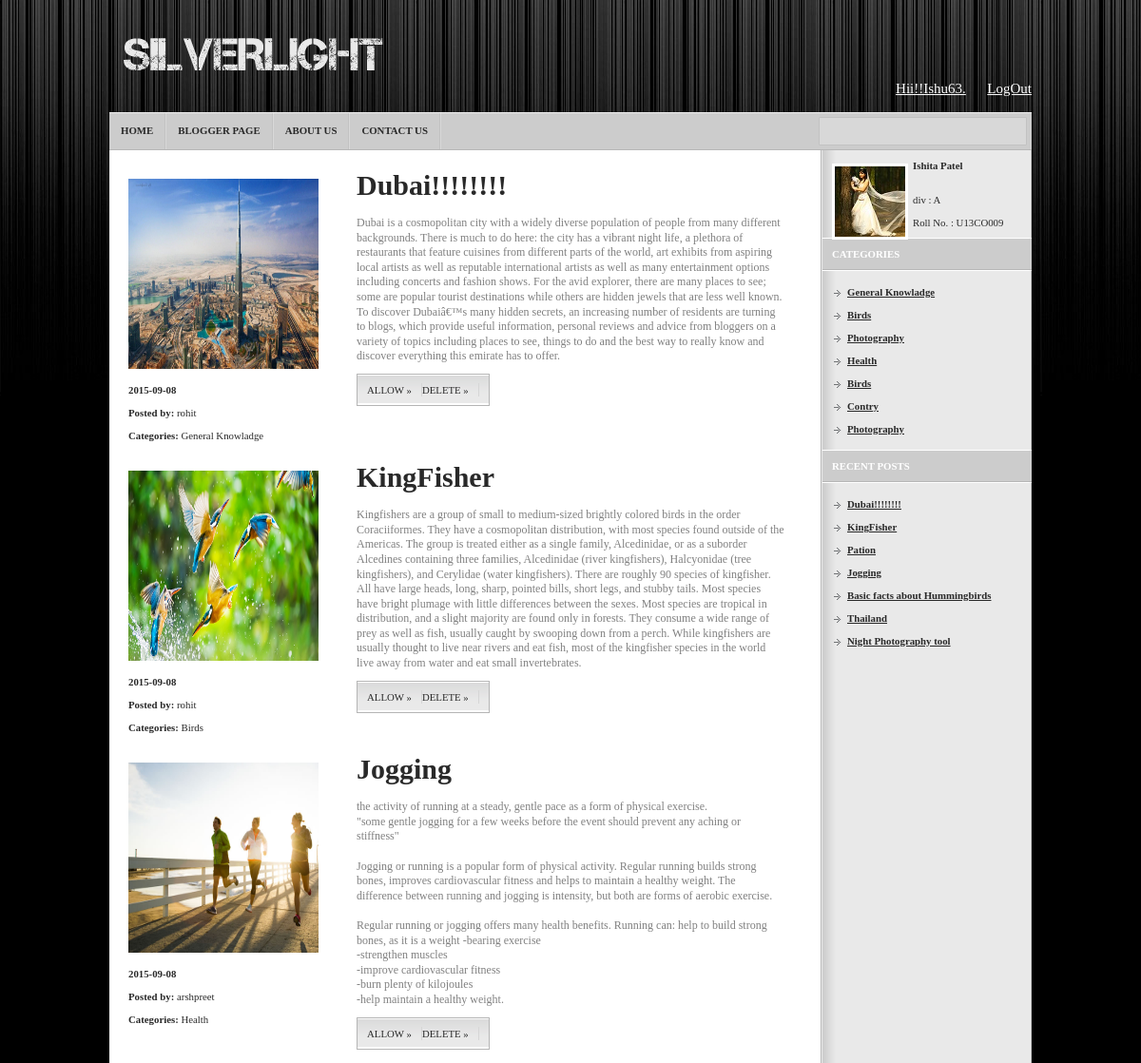
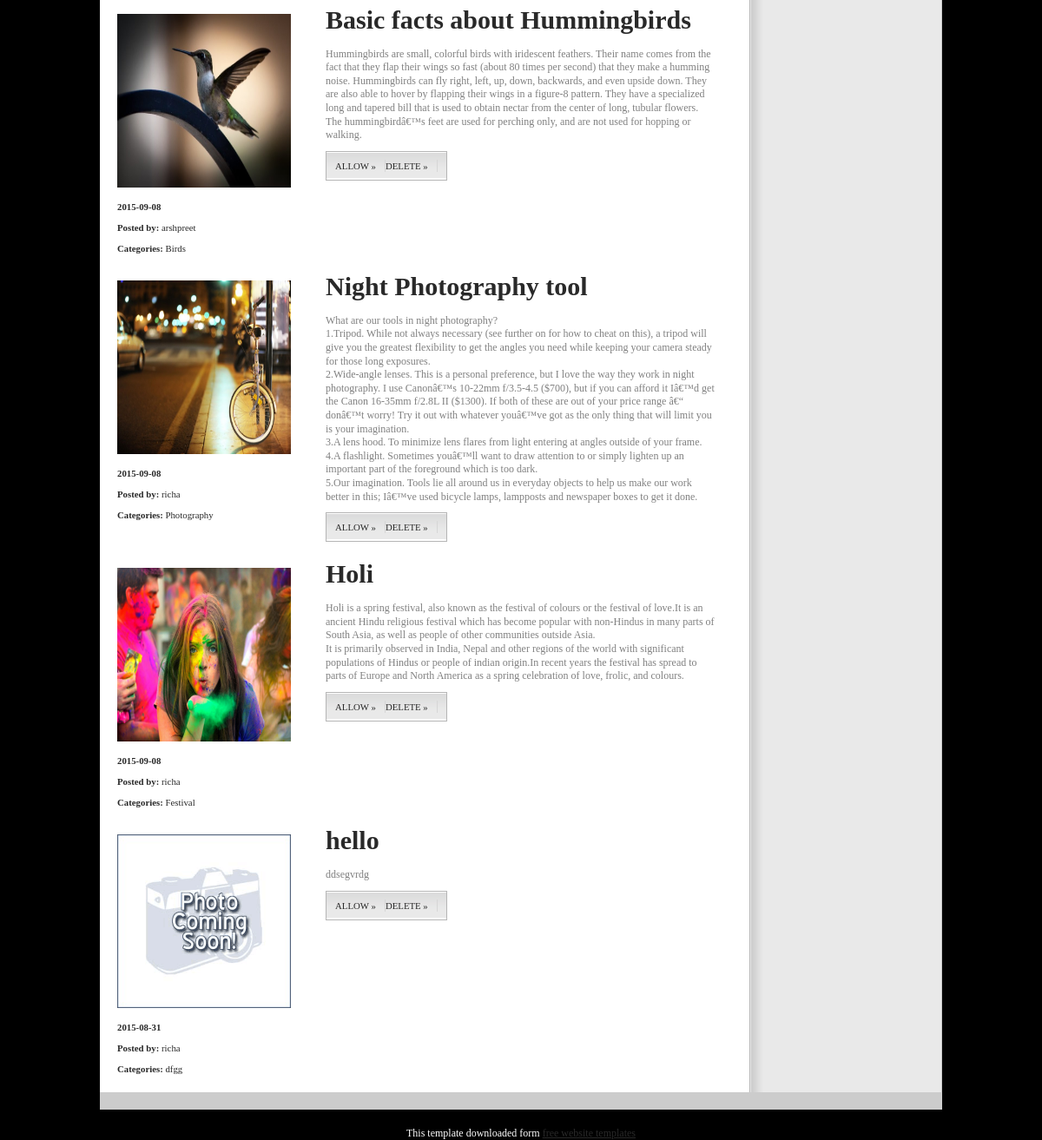
Screenshot of /admin_blogs.php (signed in) with the database file from the repository (2 pictures, top to bottom).
### tables this page shows
CREATE TABLE IF NOT EXISTS `blog_master` (
  `blog_id` int(20) NOT NULL,
  `blogger_id` int(20) NOT NULL,
  `blog_title` varchar(30) NOT NULL,
  `blog_category` varchar(30) NOT NULL,
  `blog_desc` varchar(2000) NOT NULL,
  `blog_image` blob,
  `blog_is_active` tinyint(1) NOT NULL DEFAULT '0',
  `creation_date` date NOT NULL,
  `updated_date` date DEFAULT NULL
);

CREATE TABLE IF NOT EXISTS `blogger_info` (
  `blogger_id` int(20) NOT NULL,
  `blogger_username` varchar(30) NOT NULL,
  `blogger_password` varchar(30) NOT NULL,
  `blogger_creation_date` date NOT NULL,
  `blogger_is_active` tinyint(1) NOT NULL DEFAULT '0',
  `blogger_updated_date` date NOT NULL,
  `blogger_end_date` date DEFAULT NULL
);

### admin_blogs.php (the view, shortened to what this page needs)
<!DOCTYPE html PUBLIC "-//W3C//DTD XHTML 1.0 Transitional//EN" "http://www.w3.org/TR/xhtml1/DTD/xhtml1-transitional.dtd">
<html xmlns="http://www.w3.org/1999/xhtml">
<head>
<link rel="stylesheet" type="text/css" href="style.css" />
</head>
<body>
<div id="wrapper">
  <div id="header">
    <p>
		<br><br><br><br><br>
		<a style="color:white" href="#">Hii!!Ishu63.</a>
		<a style="color:white" href="logout.php">LogOut</a>
	</p>
    <h1><a href="#">Silverlight</a></h1>
    <ul>
      <li><a href="index.php">Home</a></li>
      <li><a href="blogger_page.php">Blogger Page</a></li>
      <li><a href="about.php">About Us</a></li>
      <li><a href="contact.php">Contact Us</a></li>
    </ul>
    <form action="#">
      <input type="text" name="s" id="s" value="" />
    </form>
  </div>
		<div id="body">
			<div id="content">
				<?php
				$sql="SELECT * FROM blog_master WHERE blog_is_active=0 ORDER BY creation_date DESC";
				$result=mysql_query($sql);
				while($row=mysql_fetch_array($result))
				{
					$id1=$row['blogger_id'];
				?>
				<div class="post">
					<div class="l">
						<?php $image_name=$row['blog_image']; ?>
						<a href="#"><?php echo "<img src='photos/$image_name'>"; ?></a>
						<p><strong><?php echo $row['creation_date']; ?></strong></p>
						<p><strong>Posted by:</strong> <a href="#">
								<?php
									$sql1="SELECT * FROM blog_master,blogger_info WHERE blogger_info.blogger_id='$id1' && blog_master.blogger_id='$id1'";
									$result1=mysql_query($sql1);
									$row1=mysql_fetch_array($result1);
									echo $row1['blogger_username'];
								?>
						</a></p>
						<p><strong>Categories:</strong> <a href="#"><?php echo $row['blog_category']; ?></a></p>
					</div>
					<div class="r">
						<h2><a href="#"><?php echo $row['blog_title']; ?></a></h2>
						<p><?php echo $row['blog_desc']; ?></p>
						<p class="details"> <a class="link1" href="allow.php?blogid=<?php echo $row['blog_id'];?>">ALLOW &raquo;</a><a class="link1" href="delete.php?blogid=<?php echo $row['blog_id'];?>">DELETE &raquo;</a></p>
					</div>
				</div>
				<?php } ?>
			</div>
		<div id="sidebar">
			<div class="about"> <a href="#"><img src="images/about.jpg" alt="" /></a>
				<p><strong>Ishita Patel</strong><p>&nbsp;</p><p>&nbsp;</p><p>div : A</p><p>&nbsp;</p><p>Roll No. : U13CO009</p></p>
			</div>
			<h2>Categories</h2>
				<ul>
					<?php
							$sql="SELECT DISTINCT * FROM blog_master ORDER BY creation_date DESC LIMIT 7";
							$result=mysql_query($sql);
							while($row=mysql_fetch_array($result))
							{
							?>
							<li><a href="onlysee2.php?blogno=<?php echo $row['blog_category'];?>"><?php echo $row['blog_category'];?></a></li>
							<?php } ?>
				</ul>
				<h2>Recent Posts</h2>
				<ul>
					<?php
							$sql="SELECT * FROM blog_master ORDER BY creation_date DESC LIMIT 7";
							$result=mysql_query($sql);
							while($row=mysql_fetch_array($result))
							{
							?>
							<li><a href="onlysee1.php?blogno=<?php echo $row['blog_id'];?>"><?php echo $row['blog_title'];?></a></li>
							<?php } ?>
				</ul>
			</div>
		</div>
  <div id="footer">
  </div>
</div>
<div align=center>This template  downloaded form <a href='#'>free website templates</a></div></body>
</html>

### style.css (style rules this page uses)
* { margin: 0; padding: 0; }
body { text-align: center; font: 12px Verdana; color: #ffffff; background: #000000 url(images/background.gif) repeat-x 0 0; }
a { color: #292929; }
img { border: 0; }
#wrapper { width: 970px; margin: auto auto; text-align: left; padding-bottom: 20px; }
#header { height: 158px; background: url(images/navigation.gif) repeat-x 0 bottom; }
#header p { float:right; font-size:15px; }
#header h1 { float: left; font-size: 0; padding: 40px 15px 44px; }
#header h1 a { display: block; width: 435px; height: 34px; background: url(images/logo.png) no-repeat 0 0; text-indent: -9999px; }
#header ul { list-style-type: none; float: left; }
#header ul li { float: left; font-size: 0.9em; font-weight: bold; text-transform: uppercase; padding-right: 2px; background: url(images/divider.gif) no-repeat right 0; }
#header ul li a { display: block; text-decoration: none; padding: 13px 12px 14px; }
#header form { float: right; width: 219px; height: 30px; background: url(images/search.gif) no-repeat 0 0; margin: 5px; }
#header input { border: 0; font-size: 1em; font-family: Verdana; width: 210px; background-color: transparent; margin: 8px 4px; }
#body { color: #808080; background: #ffffff url(images/sidebar.gif) repeat-y right 0; padding: 10px 0; }
#content { width: 730px; float: left; }
#content .post { clear: both; padding: 10px 20px; }
#content .post .l { float: left; width: 200px; font-size: 0.9em; color: #292929; padding-top: 10px; }
#content .post .l img { width: 200px; height: 200px; margin-bottom: 15px; }
#content .post .l a { text-decoration: none; }
#content .post .r { float: right; width: 450px; }
#content h2 { font-size: 2.5em; margin-bottom: 15px; color: #292929; }
#content h2 a { text-decoration: none; }
#content p { line-height: 1.3em; margin-bottom: 10px; }
#content .details { background: url(images/details.gif) repeat-x 0 0; float: left; font-size: 0.9em; padding: 10px; border-width: 0 1px; border-style: solid; border-color: #B5B5B5; }
#content .details a { text-decoration: none; display: block; float: left; }
#content .details a.link1 { padding-right: 10px; border-right: 1px solid #D6D6D6; }
#sidebar { width: 220px; float: right; }
#sidebar .about { padding: 0 10px 10px; }
#sidebar .about img { border: 3px solid #ffffff; float: left; margin: 4px 5px 5px 0; }
#sidebar .about p { font-size: 0.9em; color: #292929; }
#sidebar h2 { font-size: 0.9em; text-transform: uppercase; background-color: #CCCCCC; color: #ffffff; padding: 10px; border-bottom: 1px solid #B7B7B7; border-top: 1px solid #ffffff; }
#sidebar ul { list-style-type: none; padding: 10px; border-top: 1px solid #ffffff; }
#sidebar ul li { font-size: 0.9em; padding: 6px 0 6px 16px; background: url(images/bullet.gif) no-repeat 2px 10px; }
#sidebar ul li a { color: #292929; font-weight: bold; }
#footer { background-color: #CCCCCC; color: #292929; font-size: 0.9em; padding: 10px; }

### rows the page displays
blog_master: blog_image (picture), creation_date "2015-09-08", blogger.blogger_username "rohit", blog_category "General Knowladge", blog_title "Dubai!!!!!!!!", blog_desc "Dubai is a cosmopolitan city with a widely diverse population of people from many different backgrounds. There is much to do here: the city has a vibrant night life, a plethora of restaurants that feature cuisines from different parts of the world, art exhibits from aspiring local artists as well as reputable international artists as well as many entertainment options including concerts and fashion shows. For the avid explorer, there are many places to see; some are popular tourist destinations while others are hidden jewels that are less well known. To discover Dubaiâ€™s many hidden secrets, an increasing number of residents are turning to blogs, which provide useful information, personal…"
blog_master: blog_image (picture), creation_date "2015-09-08", blogger.blogger_username "rohit", blog_category "Birds", blog_title "KingFisher", blog_desc "Kingfishers are a group of small to medium-sized brightly colored birds in the order Coraciiformes. They have a cosmopolitan distribution, with most species found outside of the Americas. The group is treated either as a single family, Alcedinidae, or as a suborder Alcedines containing three families, Alcedinidae (river kingfishers), Halcyonidae (tree kingfishers), and Cerylidae (water kingfishers). There are roughly 90 species of kingfisher. All have large heads, long, sharp, pointed bills, short legs, and stubby tails. Most species have bright plumage with little differences between the sexes. Most species are tropical in distribution, and a slight majority are found only in forests. They…"
blog_master: blog_image (picture), creation_date "2015-09-08", blogger.blogger_username "arshpreet", blog_category "Health", blog_title "Jogging", blog_desc "the activity of running at a steady, gentle pace as a form of physical exercise. \"some gentle jogging for a few weeks before the event should prevent any aching or stiffness\" Jogging or running is a popular form of physical activity. Regular running builds strong bones, improves cardiovascular fitness and helps to maintain a healthy weight. The difference between running and jogging is intensity, but both are forms of aerobic exercise. Regular running or jogging offers many health benefits. Running can: help to build strong bones, as it is a weight -bearing exercise -strengthen muscles -improve cardiovascular fitness -burn plenty of kilojoules -help maintain a healthy weight."
blog_master: blog_image (picture), creation_date "2015-09-08", blogger.blogger_username "arshpreet", blog_category "Birds", blog_title "Basic facts about Hummingbirds", blog_desc "Hummingbirds are small, colorful birds with iridescent feathers. Their name comes from the fact that they flap their wings so fast (about 80 times per second) that they make a humming noise. Hummingbirds can fly right, left, up, down, backwards, and even upside down. They are also able to hover by flapping their wings in a figure-8 pattern. They have a specialized long and tapered bill that is used to obtain nectar from the center of long, tubular flowers. The hummingbirdâ€™s feet are used for perching only, and are not used for hopping or walking."
blog_master: blog_image (picture), creation_date "2015-09-08", blogger.blogger_username "richa", blog_category "Photography", blog_title "Night Photography tool", blog_desc "What are our tools in night photography? 1.Tripod. While not always necessary (see further on for how to cheat on this), a tripod will give you the greatest flexibility to get the angles you need while keeping your camera steady for those long exposures. 2.Wide-angle lenses. This is a personal preference, but I love the way they work in night photography. I use Canonâ€™s 10-22mm f/3.5-4.5 ($700), but if you can afford it Iâ€™d get the Canon 16-35mm f/2.8L II ($1300). If both of these are out of your price range â€“ donâ€™t worry! Try it out with whatever youâ€™ve got as the only thing that will limit you is your imagination. 3.A lens hood. To minimize lens flares from light entering at…"
blog_master: blog_image (picture), creation_date "2015-09-08", blogger.blogger_username "richa", blog_category "Festival", blog_title "Holi", blog_desc "Holi is a spring festival, also known as the festival of colours or the festival of love.It is an ancient Hindu religious festival which has become popular with non-Hindus in many parts of South Asia, as well as people of other communities outside Asia. It is primarily observed in India, Nepal and other regions of the world with significant populations of Hindus or people of indian origin.In recent years the festival has spread to parts of Europe and North America as a spring celebration of love, frolic, and colours."
blog_master: blog_image (placeholder picture), creation_date "2015-08-31", blogger.blogger_username "richa", blog_category "dfgg", blog_title "hello", blog_desc "ddsegvrdg"
blog_master: blog_category "Photography", blog_title "Pation"
blog_master: blog_category "Contry", blog_title "Thailand"
